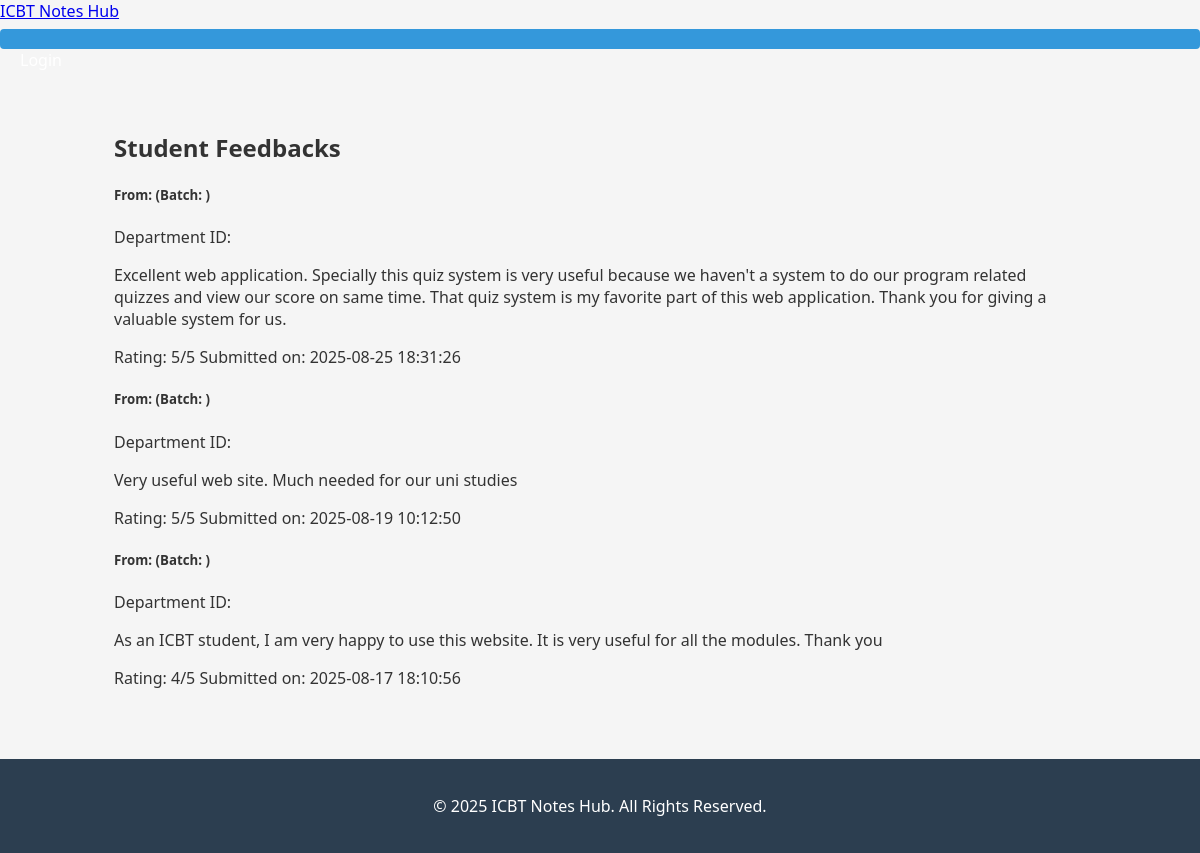
The page /public/view-feedbacks.php on the database its author committed.
### tables this page shows
CREATE TABLE `feedbacks` (
  `id` int(11) NOT NULL,
  `name` varchar(100) NOT NULL,
  `batch` varchar(20) DEFAULT NULL,
  `department_id` int(11) DEFAULT NULL,
  `program_id` int(11) DEFAULT NULL,
  `feedback` text NOT NULL,
  `rating` int(11) NOT NULL CHECK (`rating` >= 1 and `rating` <= 5),
  `module_id` int(11) DEFAULT NULL,
  `date` timestamp NOT NULL DEFAULT current_timestamp(),
  `status` enum('active','hidden') DEFAULT 'active',
  `user_id` int(11) DEFAULT NULL
);

### classes/Feedback.php (called while the page is built, shortened)
<?php
class Feedback {
    private $conn;
    public function __construct($db) {
        $this->conn = $db;
    }
    public function getAllFeedbacks() {
        $query = "SELECT f.*, u.firstname, u.lastname FROM feedbacks f JOIN users u ON f.user_id = u.id ORDER BY f.date DESC";
        $result = $this->conn->query($query);
        return $result->fetch_all(MYSQLI_ASSOC);
    }
}
?>

### public/view-feedbacks.php (the view)
<?php
require_once __DIR__ . '/../includes/config.php';
require_once __DIR__ . '/../classes/Feedback.php';
require_once __DIR__ . '/../includes/header.php';
$feedback_class = new Feedback($db);
$feedbacks = $feedback_class->getAllFeedbacks();
?>
<div class="container">
    <h2>Student Feedbacks</h2>
    <div class="feedback-grid">
        <?php if (empty($feedbacks)): ?>
            <p>No feedback has been submitted yet.</p>
        <?php else: ?>
            <?php foreach ($feedbacks as $feedback): ?>
                <div class="feedback-card">
                    <h5>From: <?php echo htmlspecialchars($feedback['name']); ?> (Batch: <?php echo htmlspecialchars($feedback['batch']); ?>)</h5>
                    <p class="department">Department ID: <?php echo htmlspecialchars($feedback['department_id']); ?></p>
                    <p><?php echo htmlspecialchars($feedback['feedback']); ?></p>
                    <div class="feedback-meta">
                        <span class="rating">Rating: <?php echo htmlspecialchars($feedback['rating']); ?>/5</span>
                        <span class="date">Submitted on: <?php echo htmlspecialchars($feedback['date']); ?></span>
                    </div>
                </div>
            <?php endforeach; ?>
        <?php endif; ?>
    </div>
</div>
<?php require_once __DIR__ . '/../includes/footer.php'; ?>

### css/style.css (style rules this page uses)
body { font-family: 'Segoe UI', Tahoma, Geneva, Verdana, sans-serif; margin: 0; padding: 0; background-color: #f5f5f5; color: #333; }
.container { width: 90%; max-width: 1200px; margin: 0 auto; padding: 20px; }

### rows shown on the page
feedbacks: feedback "Excellent web application. Specially this quiz system is very useful because we haven't a system to do our program related quizzes and view our score on same time. That quiz system is my favorite part of this web application. Thank you for giving a valuable system for us.", rating "5", date "2025-08-25 18:31:26"
feedbacks: feedback "Very useful web site. Much needed for our uni studies", rating "5", date "2025-08-19 10:12:50"
feedbacks: feedback "As an ICBT student, I am very happy to use this website. It is very useful for all the modules. Thank you", rating "4", date "2025-08-17 18:10:56"
